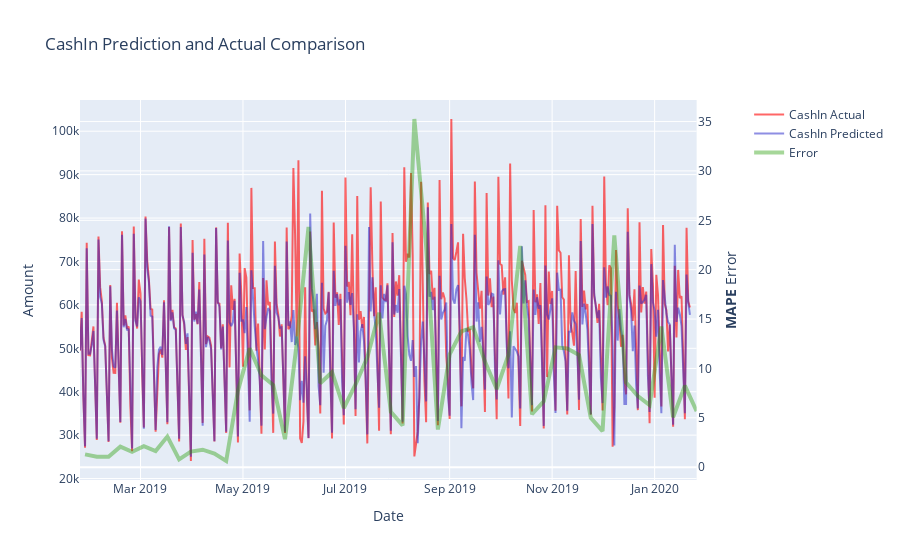

Here is the notebook cell this chart was saved with:
### Code cell
weekly_errors = get_weekly_error(y_test, predictions, 'w')
draw_error_over_time(y_test, predictions, weekly_errors)

### Figure 1 — Plotly figure (JSON) as saved in the notebook; plotly's stock layout.template omitted (floating-point values rounded to 4 significant figures; data arrays with more than 128 entries replaced by an {"elided": "..."} marker saying what was removed)
{"data": [{"line": {"color": "rgba(255,0,0,0.6)"}, "name": "CashIn Actual", "type": "scatter", "x": {"elided": "364 str values"}, "xaxis": "x", "y": {"elided": "364 float values"}, "yaxis": "y"}, {"line": {"color": "rgba(30,30,200,0.5)"}, "name": "CashIn Predicted", "type": "scatter", "x": {"elided": "364 str values"}, "xaxis": "x", "y": {"elided": "364 float values"}, "yaxis": "y"}, {"line": {"color": "rgba(34, 155, 0, 0.4)", "width": 4}, "name": "Error", "type": "scatter", "x": ["2019-01-27T00:00:00", "2019-02-03T00:00:00", "2019-02-10T00:00:00", "2019-02-17T00:00:00", "2019-02-24T00:00:00", "2019-03-03T00:00:00", "2019-03-10T00:00:00", "2019-03-17T00:00:00", "2019-03-24T00:00:00", "2019-03-31T00:00:00", "2019-04-07T00:00:00", "2019-04-14T00:00:00", "2019-04-21T00:00:00", "2019-04-28T00:00:00", "2019-05-05T00:00:00", "2019-05-12T00:00:00", "2019-05-19T00:00:00", "2019-05-26T00:00:00", "2019-06-02T00:00:00", "2019-06-09T00:00:00", "2019-06-16T00:00:00", "2019-06-23T00:00:00", "2019-06-30T00:00:00", "2019-07-07T00:00:00", "2019-07-14T00:00:00", "2019-07-21T00:00:00", "2019-07-28T00:00:00", "2019-08-04T00:00:00", "2019-08-11T00:00:00", "2019-08-18T00:00:00", "2019-08-25T00:00:00", "2019-09-01T00:00:00", "2019-09-08T00:00:00", "2019-09-15T00:00:00", "2019-09-22T00:00:00", "2019-09-29T00:00:00", "2019-10-06T00:00:00", "2019-10-13T00:00:00", "2019-10-20T00:00:00", "2019-10-27T00:00:00", "2019-11-03T00:00:00", "2019-11-10T00:00:00", "2019-11-17T00:00:00", "2019-11-24T00:00:00", "2019-12-01T00:00:00", "2019-12-08T00:00:00", "2019-12-15T00:00:00", "2019-12-22T00:00:00", "2019-12-29T00:00:00", "2020-01-05T00:00:00", "2020-01-12T00:00:00", "2020-01-19T00:00:00", "2020-01-26T00:00:00"], "xaxis": "x", "y": [1.297, 1.059, 1.064, 2.084, 1.553, 2.128, 1.637, 3.103, 0.7932, 1.583, 1.772, 1.375, 0.626, 7.747, 12.03, 9.312, 8.32, 2.835, 12.54, 24.32, 8.505, 9.617, 5.994, 8.371, 11.12, 15.64, 5.603, 4.236, 35.26, 22.42, 3.813, 11.43, 13.76, 14.17, 10.7, 7.919, 11.37, 22.41, 5.36, 6.67, 12.13, 12.01, 11.35, 4.998, 3.65, 23.46, 8.569, 7.198, 6.282, 14.24, 5.063, 8.264, 5.671], "yaxis": "y2"}], "layout": {"title": {"text": "CashIn Prediction and Actual Comparison"}, "xaxis": {"anchor": "y", "domain": [0, 0.94], "title": {"text": "Date"}}, "yaxis": {"anchor": "x", "domain": [0, 1], "title": {"text": "Amount"}}, "yaxis2": {"anchor": "x", "overlaying": "y", "side": "right", "title": {"text": "<b>MAPE</b> Error"}}}}
